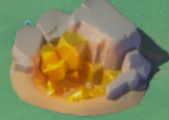
#> input picture templates/en/poi/mine_gold.png, 169 x 120 px, given in place of map_pane.png, which was not available
$ python test_multiscale.py
#> lines starting #> are read from the running program, lines starting #| are printed output that depends on the picture; long printed decimals are rounded; pictures that were not available may be replaced by others from this repository, and a replacement may not be noted
import cv2
import numpy as np

crop = cv2.imread('screenshots/rois/map_pane.png', cv2.IMREAD_GRAYSCALE)
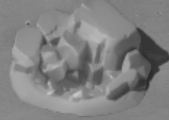
#> crop: shape (120, 169); min 42, max 204, mean 128.9
tpl = cv2.imread('templates/en/poi/mine_food.png', cv2.IMREAD_GRAYSCALE)
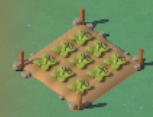
#> input picture templates/en/poi/mine_food.png, 153 x 117 px
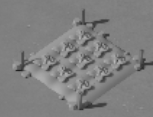
#> tpl: shape (117, 153); min 31, max 182, mean 127.6

best_score = 0
best_loc = None
best_scale = 1.0

# Test scales from 0.2 to 1.5
scales = np.linspace(0.2, 1.5, 20)
for scale in scales:
    width = int(tpl.shape[1] * scale)
    height = int(tpl.shape[0] * scale)
    if width < 10 or height < 10 or width > crop.shape[1] or height > crop.shape[0]:
        continue

    resized_tpl = cv2.resize(tpl, (width, height))
    res = cv2.matchTemplate(crop, resized_tpl, cv2.TM_CCOEFF_NORMED)
    _, max_val, _, max_loc = cv2.minMaxLoc(res)

    if max_val > best_score:
        best_score = max_val
        best_loc = max_loc
        best_scale = scale
#> this loop made 20 passes
#> (max_val, best_score, best_loc) on passes 1, 3: (0.222, 0.222, (31, 14)), (0.229, 0.229, (112, 43))
#> (max_val, max_loc) on passes 2, 4, 5, 6, 7, 8: (0.209, (114, 52)), (0.217, (0, 27)), (0.193, (76, 3)), (0.184, (72, 40)), (0.187, (76, 22)), (0.162, (66, 17))
#> pass 1, `resized_tpl = cv2.resize(tpl, (width, height))`:
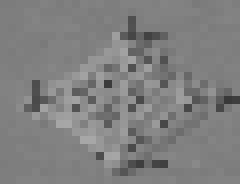
#> resized_tpl: shape (23, 30) (shown 8 times larger); min 57, max 168, mean 127.3
#> pass 1, `res = cv2.matchTemplate(crop, resized_tpl, cv2.TM_CCOEFF_NORMED)`:
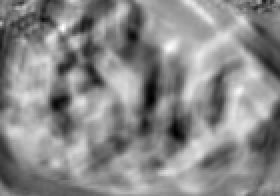
#> res: shape (98, 140) float32 (shown 2 times larger); min -0.237, max 0.222, mean 0.0108; drawn with min black and max white
#> pass 2, `resized_tpl = cv2.resize(tpl, (width, height))`:
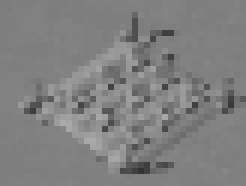
#> resized_tpl: shape (31, 41) (shown 6 times larger); min 52, max 170, mean 127.6
#> pass 2, `res = cv2.matchTemplate(crop, resized_tpl, cv2.TM_CCOEFF_NORMED)`:
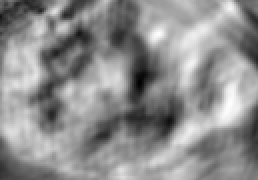
#> res: shape (90, 129) float32 (shown 2 times larger); min -0.215, max 0.209, mean 0.0212; drawn with min black and max white
#> after the loop, best_scale = 0.337; best_score = 0.229

print(f"Best Score: {best_score}")
#| Best Score: 0.2294
print(f"Best Scale: {best_scale}")
#| Best Scale: 0.3368
print(f"Best Location: {best_loc}")
#| Best Location: (112, 43)
